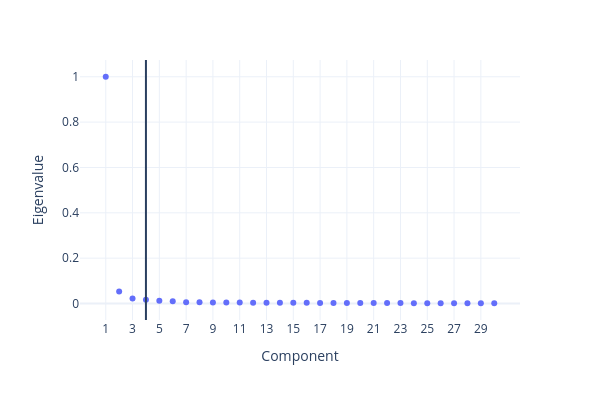

The code cell stored with this chart in its notebook:
### Code cell
snap.pl.spectral_eigenvalues(data, width=600, height=400, show=False, interactive=True, out_file=None)

### Figure 1 — Plotly figure (JSON) as saved in the notebook; plotly's stock layout.template omitted (floating-point values rounded to 4 significant figures)
{"data": [{"hovertemplate": "Component=%{x}<br>Eigenvalue=%{y}<extra></extra>", "legendgroup": "", "marker": {"color": "#636efa", "symbol": "circle"}, "mode": "markers", "name": "", "orientation": "v", "showlegend": false, "type": "scatter", "x": ["1", "2", "3", "4", "5", "6", "7", "8", "9", "10", "11", "12", "13", "14", "15", "16", "17", "18", "19", "20", "21", "22", "23", "24", "25", "26", "27", "28", "29", "30"], "xaxis": "x", "y": [1, 0.05276, 0.02251, 0.01632, 0.01226, 0.009711, 0.005974, 0.005831, 0.004903, 0.004812, 0.004001, 0.003958, 0.003672, 0.003451, 0.003208, 0.002919, 0.002738, 0.00258, 0.002205, 0.002139, 0.001898, 0.001817, 0.001767, 0.001691, 0.00157, 0.001548, 0.001369, 0.001327, 0.001228, 0.001214], "yaxis": "y"}], "layout": {"height": 400, "legend": {"tracegroupgap": 0}, "margin": {"t": 60}, "shapes": [{"type": "line", "x0": 3, "x1": 3, "xref": "x", "y0": 0, "y1": 1, "yref": "y domain"}], "width": 600, "xaxis": {"anchor": "y", "domain": [0, 1], "title": {"text": "Component"}}, "yaxis": {"anchor": "x", "domain": [0, 1], "title": {"text": "Eigenvalue"}}}}
